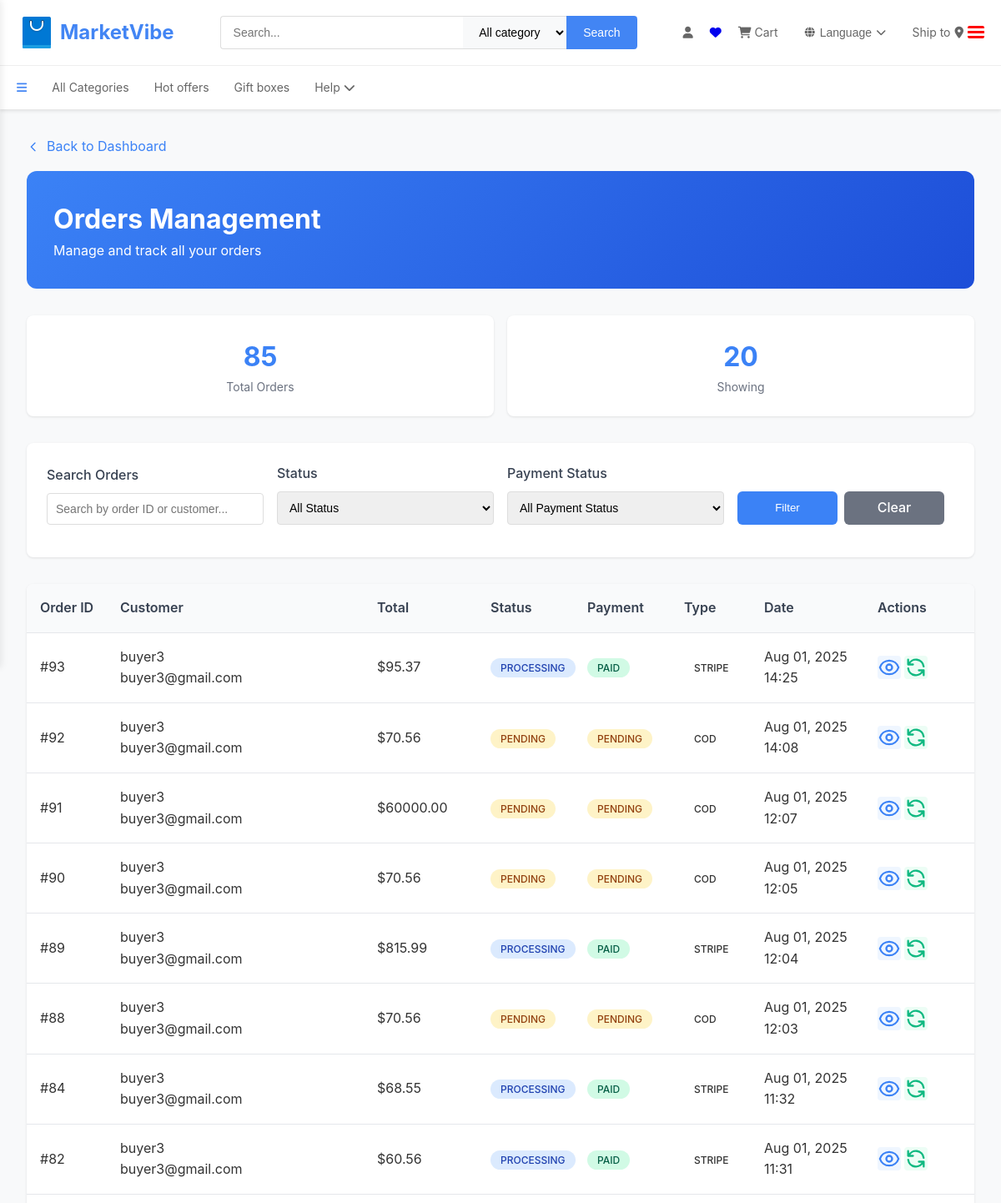
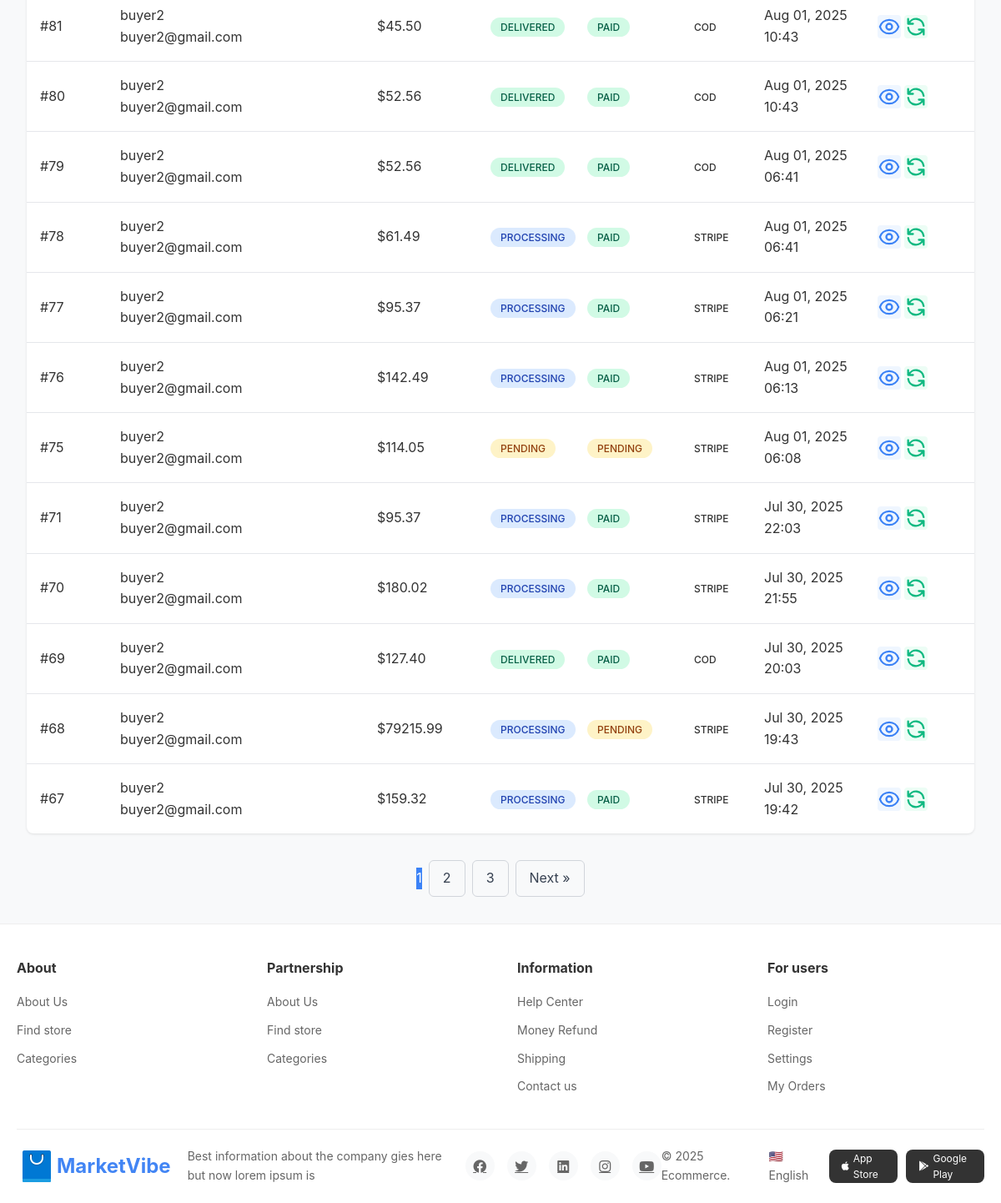
Before: /orders/list/ (signed in) with the older database file (2 pictures, top to bottom).
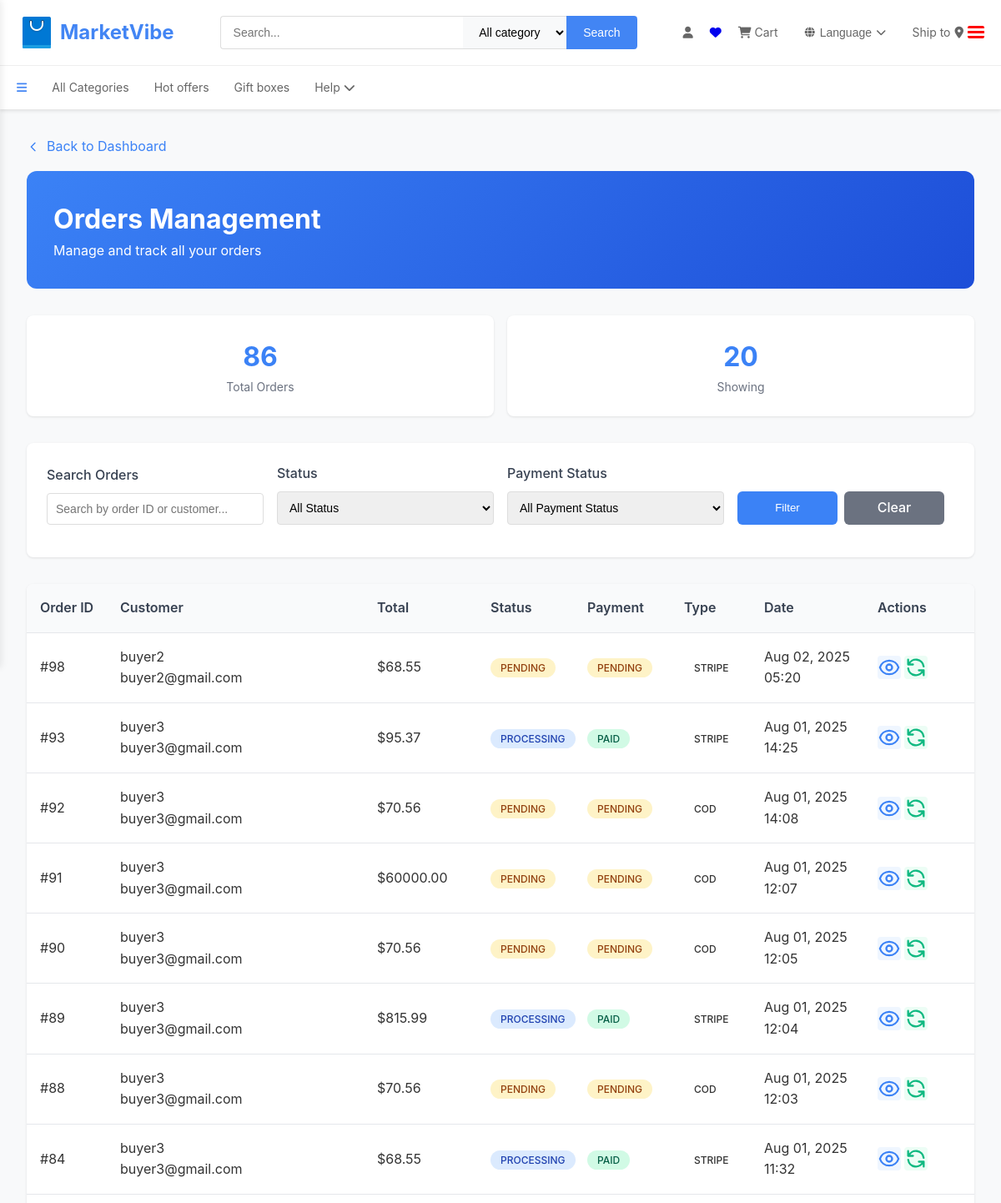
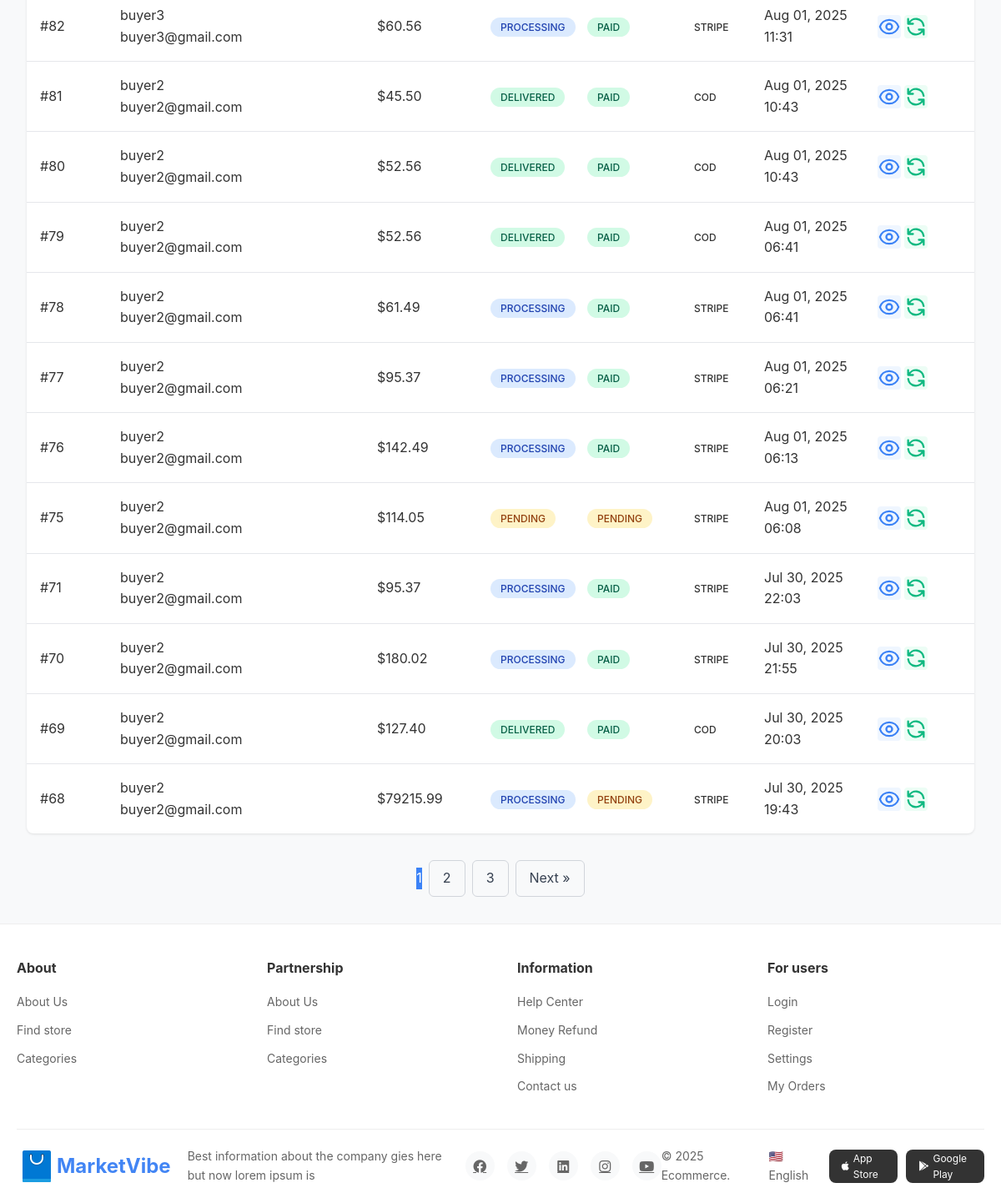
After: the same page with the newer database file (2 pictures, top to bottom).
### buyer/models.py (models this page shows, shortened)
class Order(models.Model):
    buyer = models.ForeignKey(Buyer, on_delete=models.CASCADE)
    seller = models.ForeignKey("seller.Seller", on_delete=models.CASCADE)
    status = models.CharField(max_length=20, choices=OrderStatus.choices, default=OrderStatus.PENDING)
    total_amount = models.FloatField()
    payment_status = models.CharField(max_length=20, choices=PaymentStatus.choices, default=PaymentStatus.PENDING)
    order_type = models.CharField(max_length=20, choices=[('cod', 'Cash on Delivery'), ('stripe', 'Stripe')], default='cod')
    promotion = models.ForeignKey("seller.Promotion", on_delete=models.SET_NULL, null=True, blank=True)
    delivery_address = models.TextField()
    tracking_number = models.CharField(max_length=100, blank=True, null=True)
    notes = models.TextField(blank=True, null=True)
    created_at = models.DateTimeField(default=timezone.now)
    updated_at = models.DateTimeField(auto_now=True)
    expected_delivery_date = models.DateField(blank=True, null=True)
    class Meta:
        ordering = ['-created_at']

class Buyer(models.Model):
    name = models.CharField(max_length=100)
    email = models.EmailField(unique=True)
    image = models.BinaryField(blank=True, null=True)  # Storing image as binary data (BLOB)
    phone = models.CharField(max_length=20, null=True, blank=True)
    date_of_birth = models.DateField(null=True, blank=True)
    address = models.TextField(blank=True, null=True)
    created_at = models.DateTimeField(default=timezone.now)
    updated_at = models.DateTimeField(auto_now=True)
    def get_image_base64(self):
        """Returns the base64 string to display in templates"""
        if self.image:
            return base64.b64encode(self.image).decode('utf-8')
        return None
    image_data = property(get_image_base64)

### seller/views.py (the view)
# urls.py: path('orders/list/', views.seller_orders_list, name='orders_list'),
@login_required
def seller_orders_list(request):
    seller = get_object_or_404(Seller, user=request.user)
    orders = Order.objects.filter(seller=seller).select_related('buyer').order_by('-created_at')
    search_query = request.GET.get('search', '')
    if search_query:
        orders = orders.filter(
            Q(id__icontains=search_query) |
            Q(buyer__name__icontains=search_query) |
            Q(buyer__email__icontains=search_query)
        )
    status_filter = request.GET.get('status', '')
    if status_filter:
        orders = orders.filter(status=status_filter)
    payment_status_filter = request.GET.get('payment_status', '')
    if payment_status_filter:
        orders = orders.filter(payment_status=payment_status_filter)
    from django.core.paginator import Paginator
    paginator = Paginator(orders, 20)
    page_number = request.GET.get('page')
    page_obj = paginator.get_page(page_number)
    context = {
        'seller': seller,
        'orders': page_obj,
        'total_orders': orders.count(),
    }
    if request.headers.get('X-Requested-With') == 'XMLHttpRequest':
        return render(request, 'seller/orders_list_ajax.html', context)
    return render(request, 'seller/orders_list.html', context)

### buyer/context_processors.py (called while the page is built, shortened)
def user_sidebar_data(request):
    context = {
        'user_type': None,
        'buyer': None,
        'seller': None,
        'image_base64': None
    }
    if hasattr(request, 'user') and request.user.is_authenticated:
        try:
            buyer = Buyer.objects.filter(email=request.user.email).first()
        except Buyer.DoesNotExist:
            pass
        try:
            seller = Seller.objects.filter(email=request.user.email).first()
            if seller:
                context.update({
                    'user_type': 'seller',
                    'seller': seller,
                    'image_base64': seller.get_image_base64() if seller.image else None
                })
                return context
        except Seller.DoesNotExist:
            pass
    return context

### seller/models.py (called while the page is built)
    def get_image_base64(self):
        if self.image:
            return base64.b64encode(self.image).decode('utf-8')
        return None

### seller/templates/seller/orders_list.html (shortened to what the changed rows need)
{% extends 'index.html' %}
{% load static %}
{% block content %}
<!DOCTYPE html>
<html lang="en" data-theme="light">
<head>
</head>
<body>
    <div class="orders-container">
        <div class="page-header">
            <h1 class="text-3xl font-bold mb-2">Orders Management</h1>
        </div>
        <div class="stats-grid">
            <div class="stat-card">
                <div class="stat-value">{{ total_orders }}</div>
                <div class="stat-label">Total Orders</div>
            </div>
        </div>
        <div class="orders-table" id="ordersTableContainer">
            {% if orders %}
                {% for order in orders %}
                <div class="table-row">
                    <div class="font-mono text-sm">#{{ order.id }}</div>
                    <div>
                        {% if order.buyer.name %}
                            {{ order.buyer.name }}
                        {% elif order.buyer.user %}
                            {{ order.buyer.user.username }}
                        {% else %}
                            Anonymous
                        {% endif %}
                        <div class="text-xs text-gray-500">{{ order.buyer.email }}</div>
                    </div>
                    <div class="font-semibold">${{ order.total_amount|floatformat:2 }}</div>
                    <div>
                        <span class="status-badge status-{{ order.status|lower }}">
                            {{ order.get_status_display }}
                        </span>
                    </div>
                                <div>
                <span class="status-badge status-{{ order.payment_status|lower }}">
                    {{ order.get_payment_status_display }}
                </span>
            </div>
            <div>
                <span class="status-badge status-{{ order.order_type|lower }}">
                    {{ order.order_type|upper }}
                </span>
            </div>
            <div class="text-sm text-gray-600">
                {{ order.created_at|date:"M d, Y" }}
                <div class="text-xs">{{ order.created_at|time:"H:i" }}</div>
            </div>
                    <div style="display: flex; gap: 0.25rem;">
                        <button onclick="viewOrderDetails('{{ order.id }}')" title="View Details" class="action-btn view-btn">
                        </button>
                        <button onclick="updateOrderStatus('{{ order.id }}')" title="Update Status" class="action-btn update-btn">
                            <svg width="30" height="30" fill="none" stroke="currentColor" viewBox="0 0 24 24">
                                <path stroke-linecap="round" stroke-linejoin="round" stroke-width="2" d="M4 4v5h.582m15.356 2A8.001 8.001 0 004.582 9m0 0H9m11 11v-5h-.581m0 0a8.003 8.003 0 01-15.357-2m15.357 2H15"></path>
                            </svg>
                        </button>
                    </div>
                </div>
                {% endfor %}
            {% endif %}
        </div>
        {% if orders.has_other_pages %}
        <div class="pagination" id="paginationContainer">
            {% for num in orders.paginator.page_range %}
                {% if orders.number == num %}
                    <span class="current">{{ num }}</span>
                {% elif num > orders.number|add:'-3' and num < orders.number|add:'3' %}
                    <a href="#" onclick="loadPage({{ num }})" class="pagination-link">{{ num }}</a>
                {% endif %}
            {% endfor %}
            {% if orders.has_next %}
                <a href="#" onclick="loadPage({{ orders.next_page_number }})" class="pagination-link">Next &raquo;</a>
            {% endif %}
        </div>
        {% endif %}
    </div>
</body>
</html>
{% endblock %}

Changed rows visible on the page:
no longer on this page (row unchanged): Order: id "67", buyer.name "buyer2", buyer.email "buyer2@gmail.com", total_amount "159.32", status "PROCESSING", payment_status "PAID", order_type "STRIPE", created_at "Jul 30, 2025", created_at "19:42"
added Order: id "98", buyer.name "buyer2", buyer.email "buyer2@gmail.com", total_amount "68.55", status "PENDING", payment_status "PENDING", order_type "STRIPE", created_at "Aug 02, 2025", created_at "05:20"
Other visible differences:
{{ total_orders }}: "85" → "86"
